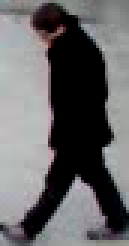
#> input picture data/person_crop.png, 43 x 82 px (shown 3 times larger)
$ python -i occlusion.py   (imports and definitions only)   (older library calls are emulated)
#> lines starting #> are read from the running program, lines starting #| are printed output that depends on the picture
#> further down, picture is the input picture: shape (82, 43, 3); mean B, G, R 102.1, 100.8, 101.5
import cv2
import numpy as np
from typing import Tuple, Optional

class OcclusionDetector:
    """
    Detects lens occlusion, water droplets, mud smears, or covered camera view.
    Combines:
    1. Static temporal consistency (smudges that never move across frames)
    2. Large uniform dead zones / covered patches
    """
    def __init__(self, history_len: int = 15):
        self.history_len = history_len
        self.frame_buffer = []
        self.static_mask: Optional[np.ndarray] = None

    def update(self, frame: np.ndarray) -> Tuple[float, float, str]:
        """
        Process a new frame and calculate occlusion health.

        Returns:
            score: Normalized health score [0.0, 1.0] (1.0 = clear lens, 0.0 = severe occlusion)
            occluded_ratio: Estimated percentage of frame area occluded/smudged [0.0, 1.0]
            status: 'CLEAR', 'PARTIAL_SMUDGE', or 'HEAVY_OCCLUSION'
        """
        if frame is None or frame.size == 0:
            return 0.0, 1.0, "INVALID_FRAME"

        if len(frame.shape) == 3:
            gray = cv2.cvtColor(frame, cv2.COLOR_BGR2GRAY)
        else:
            gray = frame

        # Downscale for fast temporal analysis
        small = cv2.resize(gray, (160, 90))
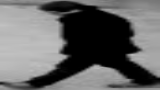
#> small: shape (90, 160); min 0, max 193, mean 101
        self.frame_buffer.append(small)
        if len(self.frame_buffer) > self.history_len:
            self.frame_buffer.pop(0)

        # 1. Single frame dead-zone detection (e.g. lens cap or large physical obstruction)
        mean_lum = float(np.mean(small))
#> mean_lum = 101
        dead_dark = np.sum(small < 5) / small.size
#> dead_dark = 0.28
        dead_bright = np.sum(small > 252) / small.size
#> dead_bright = 0

        # Only consider dead dark if the entire scene is abnormally pitch black (not just night sky)
        if mean_lum < 15.0 and dead_dark > 0.55:
            dead_zone_ratio = dead_dark
        elif dead_bright > 0.40:
            dead_zone_ratio = dead_bright
        else:
            dead_zone_ratio = 0.0

        # 2. Localized low-contrast / muddy occlusion patch
        # Divide image into 8x8 grid (each cell ~20x11 pixels)
        # Blocked / smudged cells lose high frequency texture variance
        grad = cv2.Laplacian(small, cv2.CV_32F)
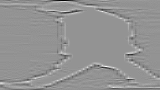
#> grad: shape (90, 160) float32; min -153, max 111, mean -0.2; drawn with min black and max white
        ch, cw = small.shape
#> ch = 90; cw = 160
        gh, gw = 8, 8
        step_y, step_x = ch // gh, cw // gw
#> step_y = 11; step_x = 20
        cell_vars = [
            float(np.var(grad[i*step_y:(i+1)*step_y, j*step_x:(j+1)*step_x]))
            for i in range(gh) for j in range(gw)
        ]
#> cell_vars = 64 values, max 1445.5 at index 3, min 0 at index 20, mean 176.1
        # Active camera view excluding top sky rows
        active_dead = sum(1 for idx, v in enumerate(cell_vars) if (idx // gw >= 2) and v < 18.0)
#> active_dead = 18
        all_dead = sum(1 for v in cell_vars if v < 10.0)
#> all_dead = 18

        # Clear cameras have active_dead <= 3.
        # Dirty lens or smudge creates active_dead >= 7.
        if active_dead <= 4 and dead_zone_ratio < 0.10:
            score = 1.0
            status = "CLEAR"
        elif active_dead <= 12 and dead_zone_ratio < 0.25:
            score = max(0.15, 0.40 - (active_dead - 4) * 0.03)
            status = "PARTIAL_SMUDGE"
        else:
            score = max(0.05, 0.20 - (active_dead - 12) * 0.01)
#> score = 0.14
            status = "HEAVY_OCCLUSION"

        score = float(np.clip(score, 0.0, 1.0))
        occluded_ratio = float((active_dead * 1.5) / 64.0)
#> occluded_ratio = 0.422
        return score, occluded_ratio, status

>>> import cv2
>>> picture = cv2.imread('../../data/person_crop.png')
>>> result = OcclusionDetector().update(picture)
#> result = (0.14, 0.422, 'HEAVY_OCCLUSION')
